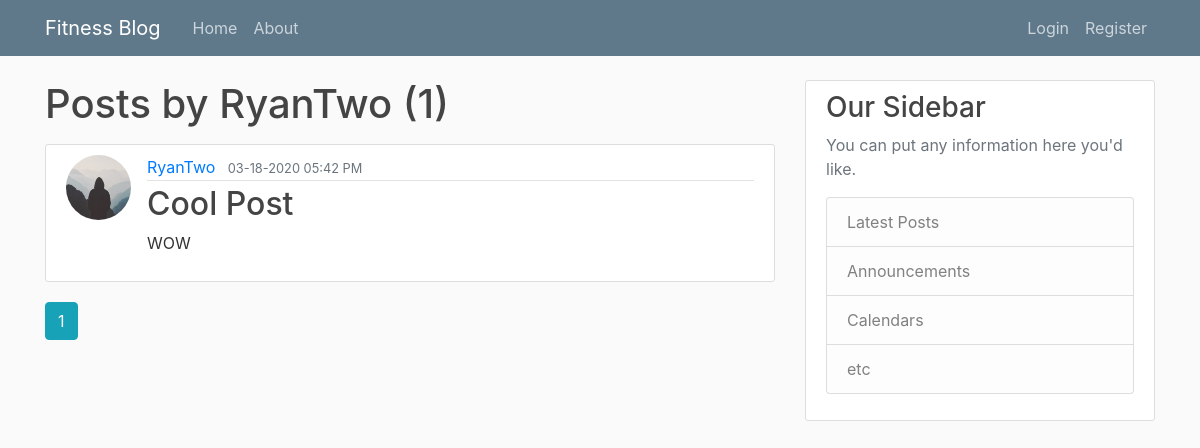
The page /user/RyanTwo on the database as committed earlier.
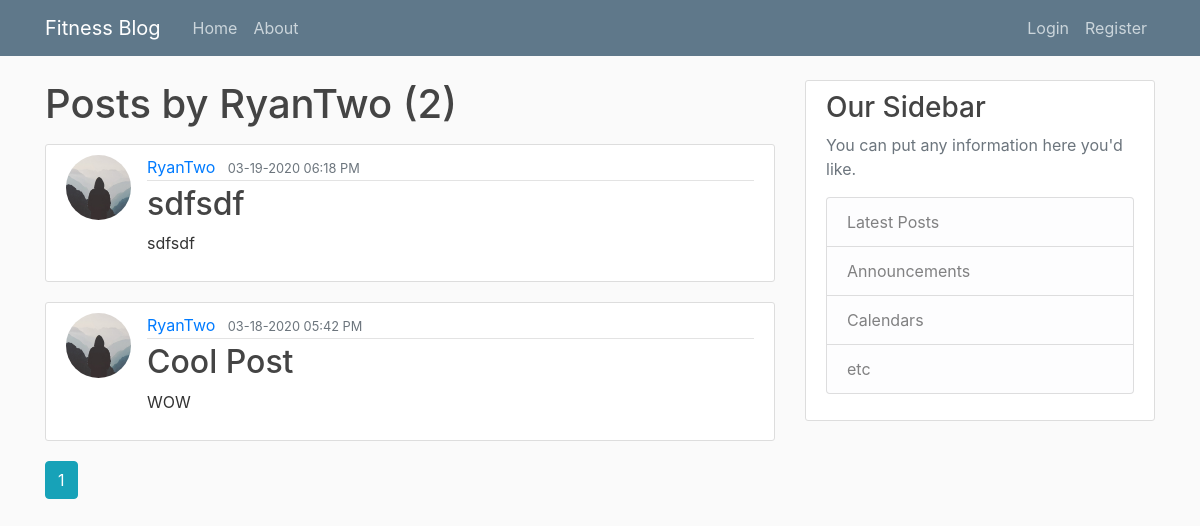
The same page on the database as committed later.
### fitnessblog/models.py (models this page shows, shortened)
class Post(db.Model):
    id = db.Column(db.Integer, primary_key=True)
    title = db.Column(db.String(100), nullable=False)
    date_posted = db.Column(db.DateTime, nullable=False, default=datetime.utcnow)
    content = db.Column(db.Text, nullable=False)
    user_id = db.Column(db.Integer, db.ForeignKey("user.id"), nullable=False)

class User(db.Model, UserMixin):
    id = db.Column(db.Integer, primary_key=True)
    username = db.Column(db.String(20), unique=True, nullable=False)
    email = db.Column(db.String(120), unique=True, nullable=False)
    image_file = db.Column(db.String(20), nullable=False, default="default.jpg")
    password = db.Column(db.String(60), nullable=False)
    posts = db.relationship("Post", backref="author", lazy=True)

### fitnessblog/routes.py (the view)
@app.route("/user/<string:username>")
def user_posts(username):
    page = request.args.get("page", 1, type=int)
    user = User.query.filter_by(username=username).first_or_404()
    posts = (
        Post.query.filter_by(author=user)
        .order_by(Post.date_posted.desc())
        .paginate(page=page, per_page=5)
    )
    return render_template("user_posts.html", posts=posts, user=user)

### fitnessblog/templates/user_posts.html
{% extends "layout.html" %}
{% block content %}
  <h1 class="mb-3">Posts by {{ user.username }} ({{ posts.total }})</h1>
  {% for post in posts.items %}
    <article class="media content-section">
      <img class="rounded-circle article-img" src="{{ url_for('static', filename='profile_pics/' + post.author.image_file) }}">
      <div class="media-body">
        <div class="article-metadata">
          <a class="mr-2" href="{{ url_for('user_posts', username=post.author.username) }}">{{ post.author.username }}</a>
          <small class="text-muted">{{ post.date_posted.strftime('%m-%d-%Y %I:%M %p') }}</small>
        </div>
        <h2><a class="article-title" href="{{ url_for('post', post_id=post.id) }}">{{ post.title }}</a></h2>
        <p class="article-content">{{ post.content }}</p>
      </div>
    </article>
  {% endfor %}
  {% for page_num in posts.iter_pages(left_edge=1, right_edge=1, left_current=1, right_current=2) %}
    {% if page_num %}
      {% if posts.page == page_num %}
        <a class="btn btn-info mb-4" href="{{ url_for('home', page=page_num) }}">{{ page_num }}</a>
      {% else %}
      <a class="btn btn-outline-info mb-4" href="{{ url_for('home', page=page_num) }}">{{ page_num }}</a>
      {% endif %}
    {% else %}
      ...
    {% endif %}
  {% endfor %}
{% endblock content %}

Rows that differ between the two databases and show on the page:
added Post: image_file (placeholder picture), author.username "RyanTwo", date_posted "03-19-2020 06:18 PM", title "sdfsdf", content "sdfsdf"
Other text that changed with them:
{{ posts.total }}: "1" → "2"
